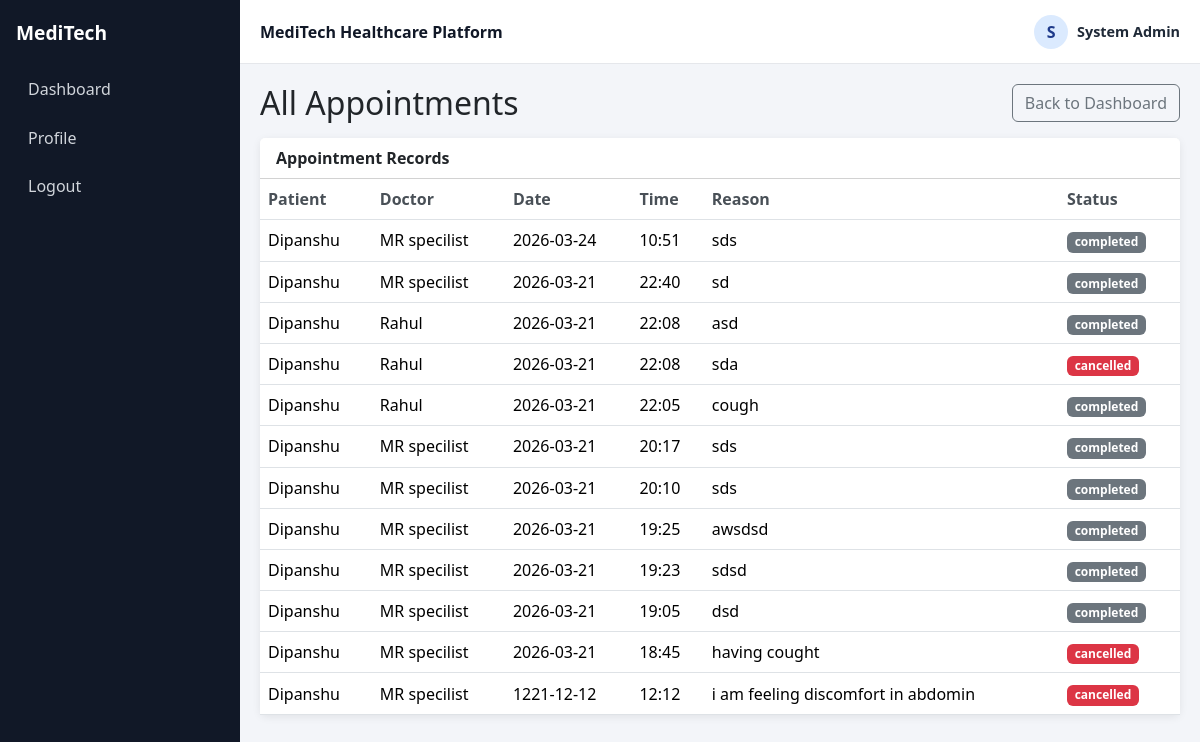
The app's page /admin/appointments (signed in) with its own data.
### models.py (models this page shows)
class User(UserMixin, db.Model):
    __tablename__ = "users"
    id = db.Column(db.Integer, primary_key=True)
    full_name = db.Column(db.String(120), nullable=False)
    email = db.Column(db.String(120), unique=True, nullable=False)
    password_hash = db.Column(db.String(255), nullable=False)
    profile_image = db.Column(db.String(255), nullable=True)
    role = db.Column(db.String(20), nullable=False)  # patient | doctor | admin
    doctor_status = db.Column(
        db.String(20),
        nullable=False,
        default="approved",
    )  # approved | pending | rejected
    created_at = db.Column(db.DateTime, nullable=False, default=datetime.utcnow)
    patient_appointments = db.relationship(
        "Appointment",
        foreign_keys="Appointment.patient_id",
        backref="patient",
        lazy=True,
    )
    doctor_appointments = db.relationship(
        "Appointment",
        foreign_keys="Appointment.doctor_id",
        backref="doctor",
        lazy=True,
    )

class Appointment(db.Model):
    __tablename__ = "appointments"
    id = db.Column(db.Integer, primary_key=True)
    patient_id = db.Column(db.Integer, db.ForeignKey("users.id"), nullable=False)
    doctor_id = db.Column(db.Integer, db.ForeignKey("users.id"), nullable=False)
    appointment_date = db.Column(db.Date, nullable=False)
    appointment_time = db.Column(db.Time, nullable=False)
    reason = db.Column(db.Text, nullable=False)
    room_id = db.Column(db.String(120), nullable=True)
    status = db.Column(
        db.String(30),
        nullable=False,
        default="pending",
    )  # pending | approved | completed | cancelled | reschedule_requested
    created_at = db.Column(db.DateTime, nullable=False, default=datetime.utcnow)

### routes/admin.py (the view)
@admin_bp.route("/appointments")
@login_required
def all_appointments():
    if current_user.role != "admin":
        flash("Access denied: Admin account required.", "danger")
        return redirect(url_for("home"))
    appointments = (
        Appointment.query.order_by(
            Appointment.appointment_date.desc(),
            Appointment.appointment_time.desc(),
        ).all()
    )
    current_app.logger.debug(
        "Admin appointments status snapshot: %s",
        [
            {
                "id": appointment.id,
                "status": appointment.status,
                "patient": appointment.patient.full_name,
                "doctor": appointment.doctor.full_name,
            }
            for appointment in appointments
        ],
    )
    print(
        "Admin appointment statuses:",
        [(appointment.id, appointment.status) for appointment in appointments],
    )
    return render_template("admin/appointments.html", appointments=appointments)

### templates/admin/appointments.html (shortened to what this page needs)
{% extends "base.html" %}
{% block content %}
<div class="d-flex justify-content-between align-items-center mb-3">
    <h2 class="mb-0">All Appointments</h2>
    <a class="btn btn-outline-secondary" href="{{ url_for('admin.dashboard') }}">Back to Dashboard</a>
</div>
<div class="card dashboard-card">
    <div class="card-header bg-white">
        <strong>Appointment Records</strong>
    </div>
    <div class="table-responsive">
        <table class="table table-hover mb-0 align-middle">
            <thead>
                <tr>
                    <th>Patient</th>
                    <th>Doctor</th>
                    <th>Date</th>
                    <th>Time</th>
                    <th>Reason</th>
                    <th>Status</th>
                </tr>
            </thead>
            <tbody>
                {% for appointment in appointments %}
                <tr>
                    <td>{{ appointment.patient.full_name }}</td>
                    <td>{{ appointment.doctor.full_name }}</td>
                    <td>{{ appointment.appointment_date.strftime('%Y-%m-%d') }}</td>
                    <td>{{ appointment.appointment_time.strftime('%H:%M') }}</td>
                    <td>{{ appointment.reason }}</td>
                    <td>
                        {% if appointment.status == "approved" %}
                            <span class="badge text-bg-success">approved</span>
                        {% elif appointment.status == "pending" %}
                            <span class="badge text-bg-warning">pending</span>
                        {% elif appointment.status == "completed" %}
                            <span class="badge text-bg-secondary">completed</span>
                        {% elif appointment.status == "cancelled" %}
                            <span class="badge text-bg-danger">cancelled</span>
                        {% elif appointment.status == "reschedule_requested" %}
                            <span class="badge text-bg-info">reschedule requested</span>
                        {% else %}
                            <span class="badge text-bg-dark">{{ appointment.status }}</span>
                        {% endif %}
                    </td>
                </tr>
                {% else %}
                <tr>
                    <td colspan="6" class="text-center py-4 text-muted">No appointments found.</td>
                </tr>
                {% endfor %}
            </tbody>
        </table>
    </div>
</div>
{% endblock %}

### templates/base.html (shortened to what this page needs)
<!doctype html>
<html lang="en">
<head>
    <link href="https://cdn.jsdelivr.net/npm/bootstrap@5.3.3/dist/css/bootstrap.min.css" rel="stylesheet">
    <link rel="stylesheet" href="{{ url_for('static', filename='css/style.css') }}">
</head>
<body>
{% if current_user.is_authenticated %}
    {% if current_user.role == 'doctor' %}
        {% set dashboard_url = url_for('doctor.dashboard') %}
    {% elif current_user.role == 'patient' %}
        {% set dashboard_url = url_for('patient.dashboard') %}
    {% elif current_user.role == 'admin' %}
        {% set dashboard_url = url_for('admin.dashboard') %}
    {% else %}
        {% set dashboard_url = url_for('dashboard') %}
    {% endif %}
    <div class="app-shell">
        <aside id="appSidebar" class="app-sidebar">
            <div class="sidebar-brand">MediTech</div>
            <nav class="sidebar-nav">
                <a class="sidebar-link" href="{{ dashboard_url }}">Dashboard</a>
                <a class="sidebar-link" href="{{ url_for('profile.profile') }}">Profile</a>
                <a class="sidebar-link" href="{{ url_for('auth.logout') }}">Logout</a>
            </nav>
        </aside>
        <div class="app-content-wrap">
            <header class="app-topbar">
                <div class="d-flex align-items-center gap-2">
                    <div class="app-name">MediTech Healthcare Platform</div>
                </div>
                <a class="profile-chip" href="{{ url_for('profile.profile') }}">
                    {% if current_user.profile_image %}
                        <img src="{{ url_for('static', filename=current_user.profile_image) }}" alt="Profile" class="profile-chip-image">
                    {% else %}
                        <span class="profile-chip-fallback">{{ current_user.full_name[:1]|upper }}</span>
                    {% endif %}
                    <span class="profile-chip-name">{{ current_user.full_name }}</span>
                </a>
            </header>
            <main class="app-main">
{% endif %}
    {% block content %}{% endblock %}
</main>
{% if current_user.is_authenticated %}
        </div>
    </div>
{% endif %}
</body>
</html>

### static/css/style.css (style rules this page uses)
body { background-color: #f8f9fa; }
.app-shell { display: flex; min-height: 100vh; background: #f3f5f9; }
.app-sidebar { width: 240px; background: #111827; color: #fff; padding: 1.2rem 1rem; position: sticky; top: 0; height: 100vh; }
.sidebar-brand { font-weight: 700; font-size: 1.2rem; margin-bottom: 1.25rem; }
.sidebar-nav { display: flex; flex-direction: column; gap: 0.45rem; }
.sidebar-link { text-decoration: none; color: #d1d5db; border-radius: 0.6rem; padding: 0.55rem 0.75rem; transition: background-color 0.2s ease; }
.app-content-wrap { flex: 1; display: flex; flex-direction: column; min-width: 0; }
.app-topbar { height: 64px; background: #fff; border-bottom: 1px solid #e5e7eb; display: flex; align-items: center; justify-content: space-between; padding: 0 1.25rem; }
.app-name { font-weight: 700; color: #111827; }
.app-main { flex: 1; padding: 1.25rem; }
.profile-chip { display: inline-flex; align-items: center; gap: 0.55rem; text-decoration: none; color: #1f2937; }
.profile-chip-image, .profile-chip-fallback { width: 34px; height: 34px; border-radius: 50%; display: inline-flex; align-items: center; justify-content: center; object-fit: cover; }
.profile-chip-fallback { background: #dbeafe; color: #1e3a8a; font-weight: 700; }
.profile-chip-name { font-size: 0.9rem; font-weight: 600; }
.dashboard-card { border: 0; box-shadow: 0 0.125rem 0.5rem rgba(0, 0, 0, 0.08); }
.table thead th { font-weight: 600; color: #495057; border-bottom: 1px solid #dee2e6; }
.table td { vertical-align: middle; }

### records on screen
User: full_name "S", full_name "System Admin"
Appointment: patient.full_name "Dipanshu", doctor.full_name "MR specilist", appointment_date "2026-03-24", appointment_time "10:51", reason "sds", status "completed"
Appointment: patient.full_name "Dipanshu", doctor.full_name "MR specilist", appointment_date "2026-03-21", appointment_time "22:40", reason "sd", status "completed"
Appointment: patient.full_name "Dipanshu", doctor.full_name "Rahul", appointment_date "2026-03-21", appointment_time "22:08", reason "asd", status "completed"
Appointment: patient.full_name "Dipanshu", doctor.full_name "Rahul", appointment_date "2026-03-21", appointment_time "22:08", reason "sda", status "cancelled"
Appointment: patient.full_name "Dipanshu", doctor.full_name "Rahul", appointment_date "2026-03-21", appointment_time "22:05", reason "cough", status "completed"
Appointment: patient.full_name "Dipanshu", doctor.full_name "MR specilist", appointment_date "2026-03-21", appointment_time "20:17", reason "sds", status "completed"
Appointment: patient.full_name "Dipanshu", doctor.full_name "MR specilist", appointment_date "2026-03-21", appointment_time "20:10", reason "sds", status "completed"
Appointment: patient.full_name "Dipanshu", doctor.full_name "MR specilist", appointment_date "2026-03-21", appointment_time "19:25", reason "awsdsd", status "completed"
Appointment: patient.full_name "Dipanshu", doctor.full_name "MR specilist", appointment_date "2026-03-21", appointment_time "19:23", reason "sdsd", status "completed"
Appointment: patient.full_name "Dipanshu", doctor.full_name "MR specilist", appointment_date "2026-03-21", appointment_time "19:05", reason "dsd", status "completed"
Appointment: patient.full_name "Dipanshu", doctor.full_name "MR specilist", appointment_date "2026-03-21", appointment_time "18:45", reason "having cought", status "cancelled"
Appointment: patient.full_name "Dipanshu", doctor.full_name "MR specilist", appointment_date "1221-12-12", appointment_time "12:12", reason "i am feeling discomfort in abdomin", status "cancelled"
